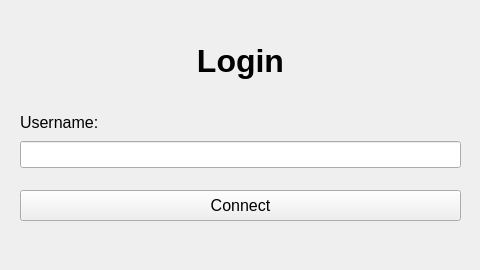
<?xml version="1.0" encoding="UTF-8"?>
<ui version="4.0">
 <class>Login</class>
 <widget class="QWidget" name="Login">
  <property name="geometry">
   <rect>
    <x>0</x>
    <y>0</y>
    <width>480</width>
    <height>270</height>
   </rect>
  </property>
  <property name="windowTitle">
   <string>Form</string>
  </property>
  <widget class="QLabel" name="loginLabel">
   <property name="geometry">
    <rect>
     <x>170</x>
     <y>30</y>
     <width>141</width>
     <height>61</height>
    </rect>
   </property>
   <property name="font">
    <font>
     <pointsize>24</pointsize>
     <bold>true</bold>
     <strikeout>false</strikeout>
    </font>
   </property>
   <property name="text">
    <string>Login</string>
   </property>
   <property name="alignment">
    <set>Qt::AlignCenter</set>
   </property>
   <property name="textInteractionFlags">
    <set>Qt::NoTextInteraction</set>
   </property>
  </widget>
  <widget class="QPushButton" name="connectButton">
   <property name="geometry">
    <rect>
     <x>20</x>
     <y>190</y>
     <width>441</width>
     <height>31</height>
    </rect>
   </property>
   <property name="font">
    <font>
     <pointsize>12</pointsize>
    </font>
   </property>
   <property name="text">
    <string>Connect</string>
   </property>
  </widget>
  <widget class="QWidget" name="layoutWidget">
   <property name="geometry">
    <rect>
     <x>20</x>
     <y>110</y>
     <width>441</width>
     <height>58</height>
    </rect>
   </property>
   <layout class="QVBoxLayout" name="verticalLayout">
    <item>
     <widget class="QLabel" name="usernameLabel">
      <property name="font">
       <font>
        <pointsize>12</pointsize>
        <fontweight>DemiBold</fontweight>
       </font>
      </property>
      <property name="text">
       <string>Username:</string>
      </property>
     </widget>
    </item>
    <item>
     <widget class="QLineEdit" name="usernameText">
      <property name="font">
       <font>
        <pointsize>12</pointsize>
       </font>
      </property>
     </widget>
    </item>
   </layout>
  </widget>
 </widget>
 <resources/>
 <connections/>
</ui>
